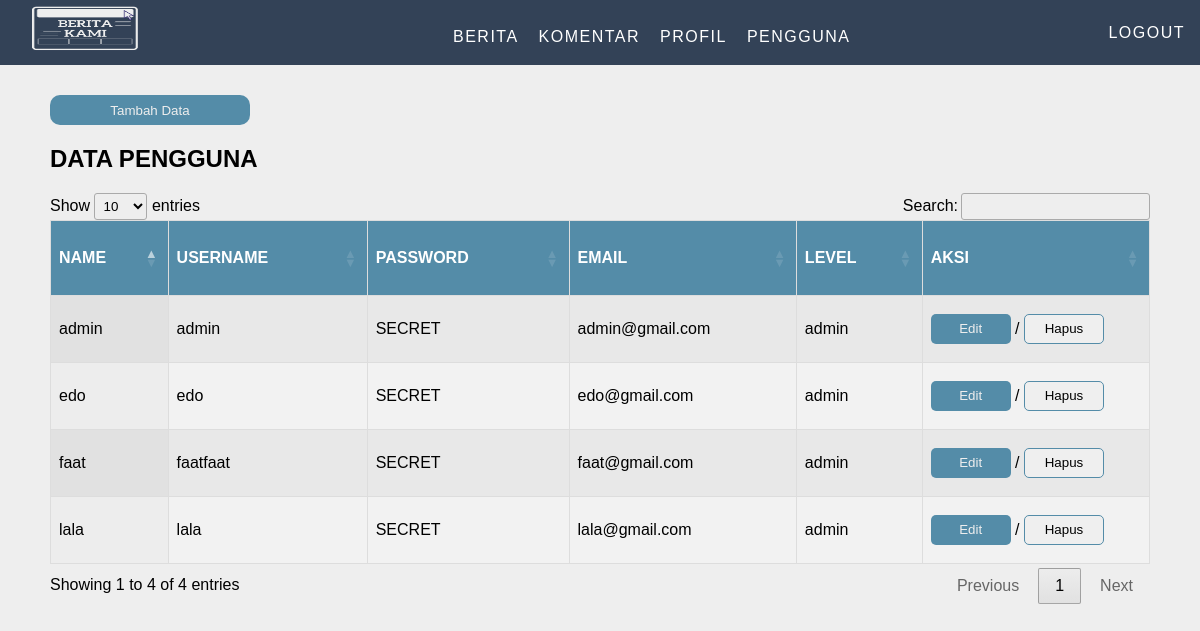
Screenshot of /admin/user.php with the database file from the repository.
### tables this page shows
CREATE TABLE `user` (
  `id` int(11) NOT NULL,
  `name` varchar(100) NOT NULL,
  `username` varchar(100) NOT NULL,
  `password` varchar(256) NOT NULL,
  `email` varchar(100) NOT NULL,
  `level` varchar(50) NOT NULL DEFAULT 'admin'
);

### admin/user.php (the view, shortened to what this page needs)
<!DOCTYPE html>
<html lang="en">
<head>
    <link rel="stylesheet" href="styleAdmin/style.css">
    <link rel="stylesheet" type="text/css" href="https://cdn.datatables.net/1.12.1/css/jquery.dataTables.min.css">
</head>
<body>
    <nav>
        <a href="index.php" class="logo">
            <div class="logoBk">
                <img src="../assets/logoBk.png" alt="">
            </div>
        </a>
        <div>
            <ul class="menu">
                <li><a href="index.php">Berita</a></li>
                <li><a href="komentarBerita.php">Komentar</a></li>
                <li><a href="profile.php">profil</a></li>
                <li><a href="user.php">pengguna</a></li>
            </ul>
        </div>
        <a href="logout.php" class="login">logout</a>
    </nav>
    <section id="indexMain">
        <div class="tambahData">
            <a href="tambahUser.php" class="login"><button>Tambah Data</button></a>
        </div>
        <h1>DATA PENGGUNA</h1>
        <table id="example" class="display" style="width:100%">
            <thead>
                <tr>
                    <th>NAME</th>
                    <th>USERNAME</th>
                    <th>PASSWORD</th>
                    <th>EMAIL</th>
                    <th>LEVEL</th>
                    <th>AKSI</th>
                </tr>
            </thead>
            <tbody>
                <?php
                include "../koneksi.php";
                $id = "";
                $query = "select * from user";
                $result = $mysqli->query($query);
                $num_results = $result->num_rows;
                if ($num_results > 0) {
                    while ($row = $result->fetch_assoc()) {
                        extract($row);
                        ?>
                        <tr>
                            <td><?php echo ("{$name}"); ?></td>
                            <td><?php echo ("{$username}"); ?></td>
                            <td><?php echo ("SECRET"); ?></td>
                            <td><?php echo ("{$email}"); ?></td>
                            <td><?php echo ("{$level}"); ?></td>
                            <td><?php echo ("<a href='updateUser.php?id={$id}'><button style='background-color : #548CA8; border-radius : 5px; width: 80px; height: 30px; color : #EEEEEE; border : none; '>Edit</button></a> / <a href='#' onclick='delete_data({$id});'><button style='backgorund-color : #EEEEEE; border-radius : 5px;border: 1px solid #548CA8;width: 80px; height: 30px;'>Hapus</button></a>"); ?></td>
                        </tr>
                <?php
                    }
                }
                ?>
            </tbody>
        </table>
    </section>
    <br>
    <br>
</body>
</html>

### admin/styleAdmin/style.css (style rules this page uses)
* { box-sizing: border-box; }
html { scroll-behavior: smooth; }
body { margin: 0; margin-top: 0; font-family: Verdana, sans-serif; background-color: #EEEEEE; }
ul { padding-top: 8px; list-style: none !important; }
a { text-decoration: none !important; color: #fff; }
nav { display: flex; justify-content: space-between; text-transform: uppercase; align-items: center; letter-spacing: 1.5px; background-color: #334257; padding: 15px; height: 65px; }
nav .logoBk img { padding-top: 20px; width: 140px; height: 110px; }
.logo { font-weight: bold; color: #fff; font-size: 23px; }
.logo img { width: 150px; height: 50px; }
.menu { display: flex; }
.menu li a { color: #fff; padding: 10px; }
.login { color: #fff; }
#indexMain { padding-left: 50px; padding-right: 50px; }
.tambahData a button { margin-top: 30px; width: 200px; height: 30px; background-color: #548CA8; border-radius: 10px; border: none; color: #EEEEEE; }
#example { font-family: Verdana, sans-serif; border-collapse: collapse; width: 100%; }
#example td, #example th { border: 1px solid #ddd; padding: 8px; white-space: nowrap; overflow: hidden; max-width: 180px; height: 50px; text-overflow: ellipsis; }
#example tr:nth-child(even) { background-color: #f2f2f2; }
#example th { padding-top: 12px; padding-bottom: 12px; text-align: left; background-color: #548CA8; color: white; }
#example tr td a { color: #334257; }

### rows the page displays
user: name "faat", username "faatfaat", email "faat@gmail.com", level "admin"
user: name "admin", username "admin", email "admin@gmail.com", level "admin"
user: name "edo", username "edo", email "edo@gmail.com", level "admin"
user: name "lala", username "lala", email "lala@gmail.com", level "admin"
